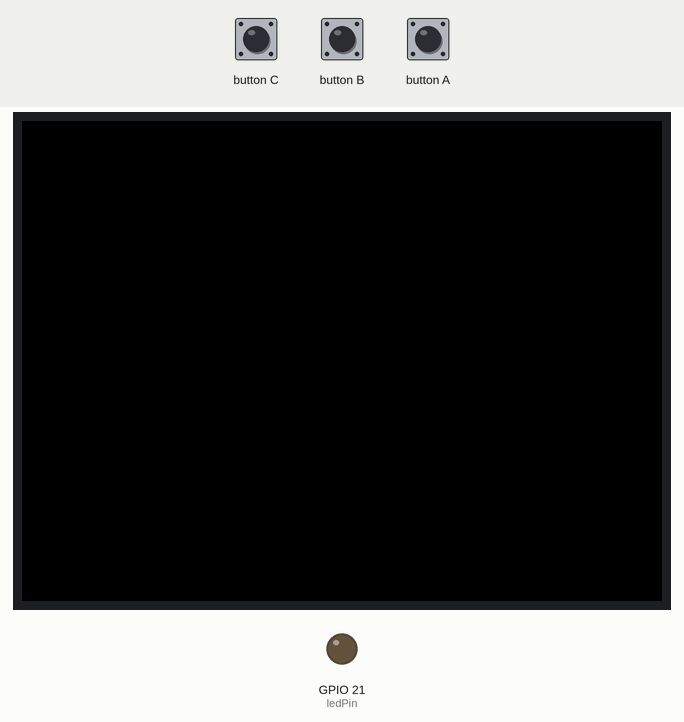
Simulated run of this sketch. Board: ESP32. Parts: 320×240 colour display, output pins drawn as LEDs (lit = HIGH). The inputs (shaded band) are chosen by the test bench.

Above: at 1.3 s.
1.4 s: button C pressed for 0.15 s
At 2.6 s:
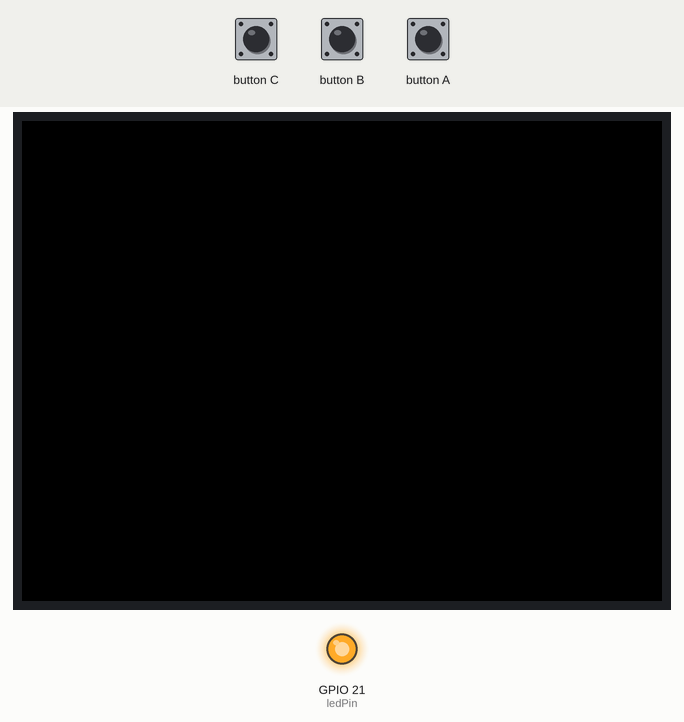
3.0 s: button C pressed for 1 s
At 4.0 s:
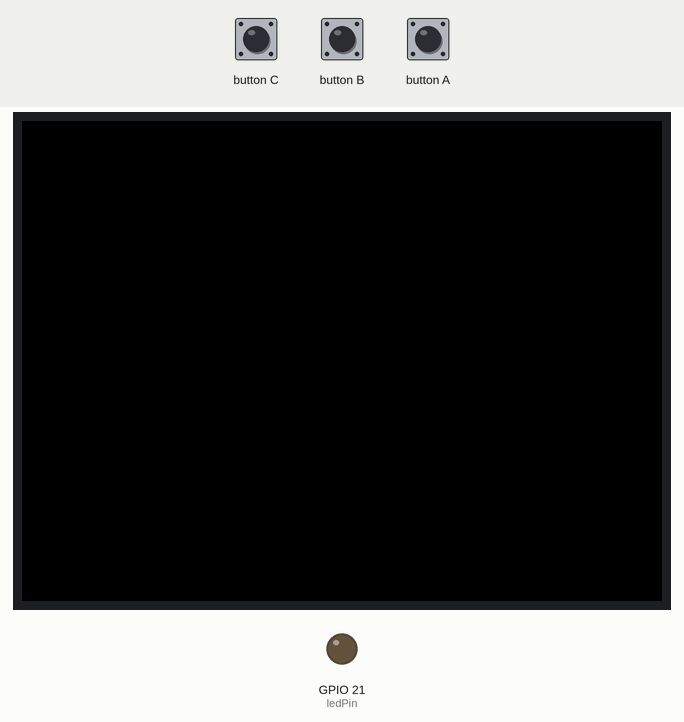
5.5 s: button C pressed for 3.2 s
At 5.9 s:
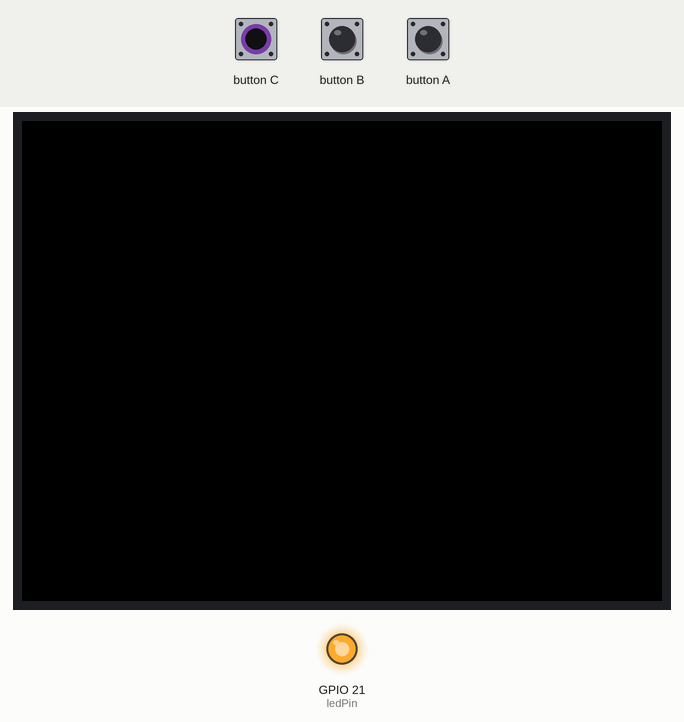
Timing chart, 0 to 8.5 s (numbered marks = the images above; inputs shaded):
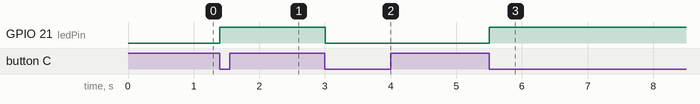

The sketch:

sketch_aug26b.ino
```cpp
#include <M5Stack.h>

int ledPin = 21;
int ledState = LOW;

void setup(){
  M5.begin();
  pinMode(ledPin, OUTPUT);
  digitalWrite(ledPin, ledState);
  M5.update();
}

void loop() {
  if (M5.BtnA.wasPressed()){
    ledState = !ledState;
    digitalWrite(ledPin, ledState);
  }
  if (M5.BtnB.wasPressed()){
    ledState = !ledState;
    digitalWrite(ledPin, ledState);
  }
  if (M5.BtnC.wasPressed()){
    ledState = !ledState;
    digitalWrite(ledPin, ledState);
  }
  M5.update();
}
```

Measured:
- after the input at 1.4 s, GPIO 21 (ledPin): LOW → HIGH at once
- after the input at 3.0 s, GPIO 21 (ledPin): HIGH → LOW at once
- after the input at 5.5 s, GPIO 21 (ledPin): LOW → HIGH at once
